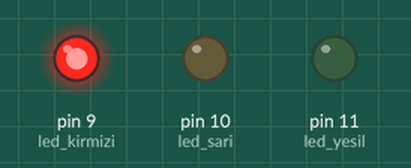
This sketch was run on a simulated Arduino Uno, built with avr-gcc and run on an emulated ATmega328P. On the bench: output pins drawn as LEDs (lit = HIGH).

Above: at 0.2 s.
At 1.2 s:
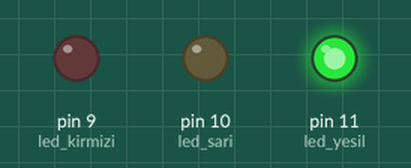
At 1.7 s:
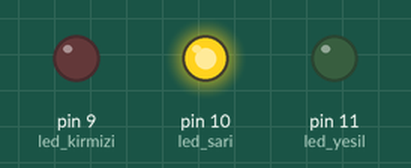
At 4.7 s:
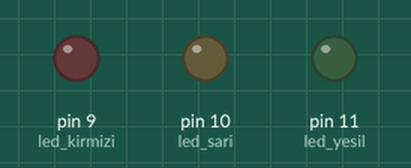
Timing chart, 0 to 5.8 s (numbered marks = the images above):
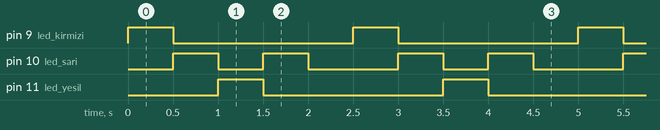

Measured:
- by itself, pin 9 (led_kirmizi), pin 11 (led_yesil): alternates HIGH for 0.50 s and LOW for 2.0 s
- by itself, pin 10 (led_sari): repeats every 2.5 s: LOW 0.50 s, HIGH 0.50 s, LOW 1.0 s, HIGH 0.50 s
- by itself, everything shown: repeats every 2.5 s, in 5 steps

The sketch:

amfi.ino
```cpp
int led_kirmizi=9;
int led_sari=10;
int led_yesil=11;

void setup()
{
  pinMode(led_kirmizi , OUTPUT);
  pinMode(led_sari, OUTPUT);
  pinMode(led_yesil, OUTPUT);

}

void loop()
{
  digitalWrite(led_kirmizi, HIGH);
  delay(500);


  digitalWrite(led_kirmizi, LOW);
  digitalWrite(led_sari, HIGH);
  delay(500);


  digitalWrite(led_sari, LOW);
  digitalWrite(led_yesil, HIGH);
  delay(500);


  digitalWrite(led_yesil, LOW);
  digitalWrite(led_sari, HIGH);
  delay(500);


  digitalWrite(led_sari, LOW);
  delay(500);
}
```
